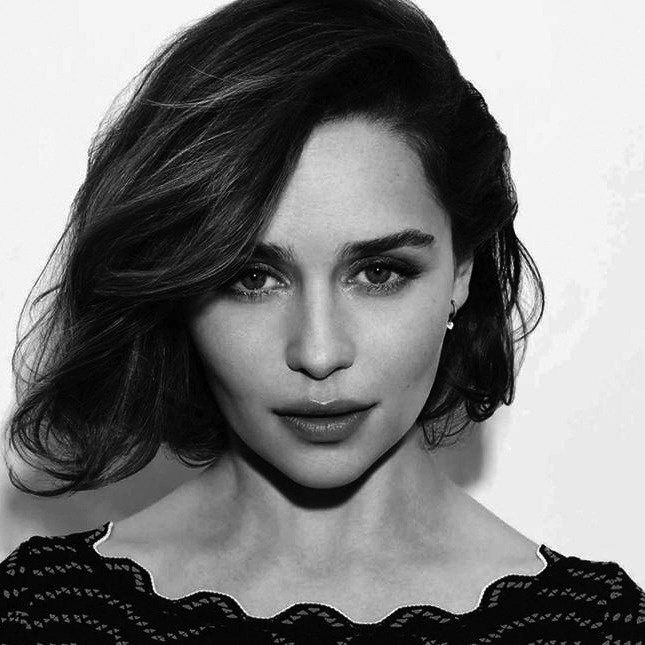
#> input picture PyLearnIPHistogramEqualization/input/lady_2.jpg, 645 x 645 px, found by its file name
$ jupyter execute test.ipynb
#> lines starting #> are read from the running program, lines starting #| are printed output that depends on the picture
[cell 1]
import cv2
import numpy as np
import matplotlib.pyplot as plt

#sfsv

[cell 2]
image = cv2.imread('input\lady_2.jpg', cv2.IMREAD_GRAYSCALE)
#> image is the input picture: shape (645, 645); min 0, max 255, mean 121.2
hist = cv2.calcHist([image], [0], None, [256], [0, 256])
#> hist = 256 values, max 40514 at index 243, min 82 at index 253, mean 1625.1
plt.plot(hist)
plt.show()
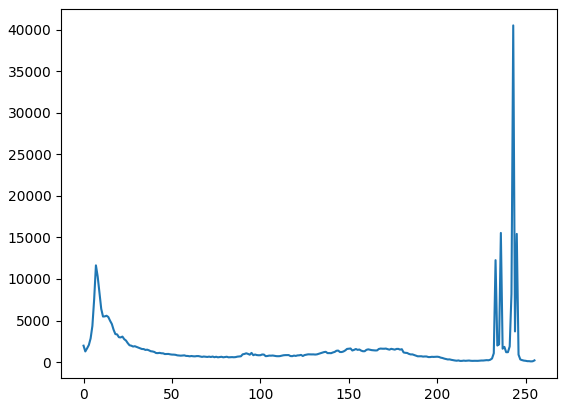
#> figure drawn by matplotlib, 1 panel; curve peaks at x = 243, y = 40514

[cell 3]
image_low_contrast = cv2.imread('input\old_TV.jpg', cv2.IMREAD_GRAYSCALE)
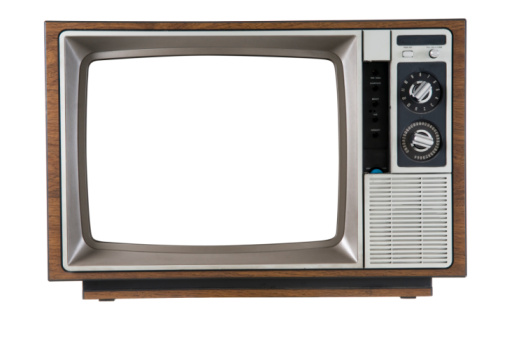
#> input picture PyLearnIPHistogramEqualization/input/old_TV.jpg, 507 x 337 px, found by its file name
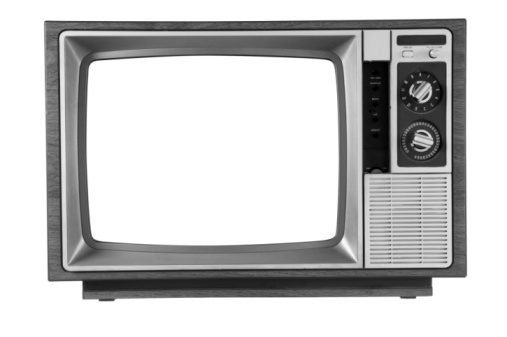
#> image_low_contrast: shape (337, 507); min 0, max 255, mean 198.2
hist = cv2.calcHist([image_low_contrast], [0], None, [256], [0, 256])
#> hist = 256 values, max 97370 at index 255, min 25 at index 235, mean 667.4
plt.plot(hist)
plt.show()
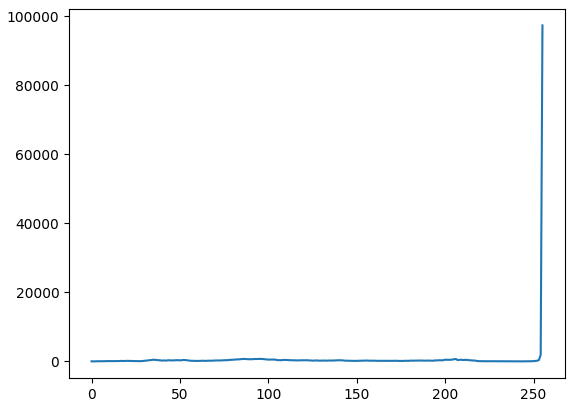
#> figure drawn by matplotlib, 1 panel; curve peaks at x = 255, y = 97370

[cell 4]
image_high_contrast = cv2.equalizeHist(image_low_contrast)
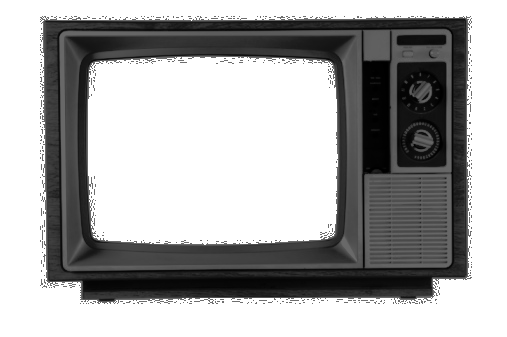
#> image_high_contrast: shape (337, 507); min 0, max 255, mean 169

hist = cv2.calcHist([image_low_contrast], [0], None, [256], [0, 256])
plt.plot(hist)
plt.show()
